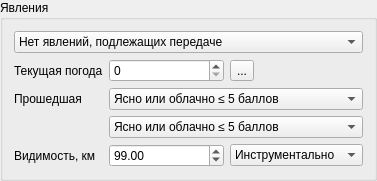
            <widget class="QGroupBox" name="groupBox">
             <property name="sizePolicy">
              <sizepolicy hsizetype="Preferred" vsizetype="Maximum">
               <horstretch>0</horstretch>
               <verstretch>0</verstretch>
              </sizepolicy>
             </property>
             <property name="title">
              <string>Явления</string>
             </property>
             <layout class="QGridLayout" name="gridLayout_2">
              <item row="1" column="1">
               <widget class="QSpinBox" name="ww">
                <property name="minimum">
                 <number>0</number>
                </property>
               </widget>
              </item>
              <item row="0" column="0" colspan="3">
               <widget class="QComboBox" name="ix">
                <property name="currentIndex">
                 <number>1</number>
                </property>
                <item>
                 <property name="text">
                  <string>Включить группу погоды</string>
                 </property>
                </item>
                <item>
                 <property name="text">
                  <string>Нет явлений, подлежащих передаче</string>
                 </property>
                </item>
                <item>
                 <property name="text">
                  <string>Наблюдения не производились</string>
                 </property>
                </item>
               </widget>
              </item>
              <item row="2" column="0">
               <widget class="QLabel" name="label_3">
                <property name="text">
                 <string>Прошедшая</string>
                </property>
               </widget>
              </item>
              <item row="4" column="2">
               <widget class="QComboBox" name="VVmode">
                <item>
                 <property name="text">
                  <string>Инструментально</string>
                 </property>
                </item>
                <item>
                 <property name="text">
                  <string>Визуально</string>
                 </property>
                </item>
                <item>
                 <property name="text">
                  <string>Не определена</string>
                 </property>
                </item>
               </widget>
              </item>
              <item row="4" column="0">
               <widget class="QLabel" name="label_4">
                <property name="text">
                 <string>Видимость, км</string>
                </property>
               </widget>
              </item>
              <item row="1" column="2">
               <widget class="QToolButton" name="wwCode">
                <property name="text">
                 <string>...</string>
                </property>
               </widget>
              </item>
              <item row="1" column="0">
               <widget class="QLabel" name="label_2">
                <property name="text">
                 <string>Текущая погода</string>
                </property>
               </widget>
              </item>
              <item row="4" column="1">
               <widget class="QDoubleSpinBox" name="VV">
                <property name="value">
                 <double>99.000000000000000</double>
                </property>
               </widget>
              </item>
              <item row="2" column="1" colspan="2">
               <widget class="QComboBox" name="W1">
                <item>
                 <property name="text">
                  <string>Ясно или облачно ≤ 5 баллов</string>
                 </property>
                </item>
                <item>
                 <property name="text">
                  <string>Облачность от ≤ 5 до &gt; 5 баллов</string>
                 </property>
                </item>
                <item>
                 <property name="text">
                  <string>Облачность &gt; 5 баллов</string>
                 </property>
                </item>
                <item>
                 <property name="text">
                  <string>Буря (песчанная, пыльная) или метель</string>
                 </property>
                </item>
                <item>
                 <property name="text">
                  <string>Туман или сильная мгла</string>
                 </property>
                </item>
                <item>
                 <property name="text">
                  <string>Морось</string>
                 </property>
                </item>
                <item>
                 <property name="text">
                  <string>Дождь</string>
                 </property>
                </item>
                <item>
                 <property name="text">
                  <string>Снег или дождь со снегом</string>
                 </property>
                </item>
                <item>
                 <property name="text">
                  <string>Ливневые осадки</string>
                 </property>
                </item>
                <item>
                 <property name="text">
                  <string>Гроза с осадками или без них</string>
                 </property>
                </item>
                <item>
                 <property name="text">
                  <string>/</string>
                 </property>
                </item>
               </widget>
              </item>
              <item row="3" column="1" colspan="2">
               <widget class="QComboBox" name="W2">
                <item>
                 <property name="text">
                  <string>Ясно или облачно ≤ 5 баллов</string>
                 </property>
                </item>
                <item>
                 <property name="text">
                  <string>Облачность от ≤ 5 до &gt; 5 баллов</string>
                 </property>
                </item>
                <item>
                 <property name="text">
                  <string>Облачность &gt; 5 баллов</string>
                 </property>
                </item>
                <item>
                 <property name="text">
                  <string>Буря (песчанная, пыльная) или метель</string>
                 </property>
                </item>
                <item>
                 <property name="text">
                  <string>Туман или сильная мгла</string>
                 </property>
                </item>
                <item>
                 <property name="text">
                  <string>Морось</string>
                 </property>
                </item>
                <item>
                 <property name="text">
                  <string>Дождь</string>
                 </property>
                </item>
                <item>
                 <property name="text">
                  <string>Снег или дождь со снегом</string>
                 </property>
                </item>
                <item>
                 <property name="text">
                  <string>Ливневые осадки</string>
                 </property>
                </item>
                <item>
                 <property name="text">
                  <string>Гроза с осадками или без них</string>
                 </property>
                </item>
                <item>
                 <property name="text">
                  <string>/</string>
                 </property>
                </item>
               </widget>
              </item>
             </layout>
             <zorder>ix</zorder>
             <zorder>label_2</zorder>
             <zorder>label_3</zorder>
             <zorder>ww</zorder>
             <zorder>wwCode</zorder>
             <zorder>label_4</zorder>
             <zorder>VV</zorder>
             <zorder>W1</zorder>
             <zorder>VVmode</zorder>
             <zorder>W2</zorder>
            </widget>
